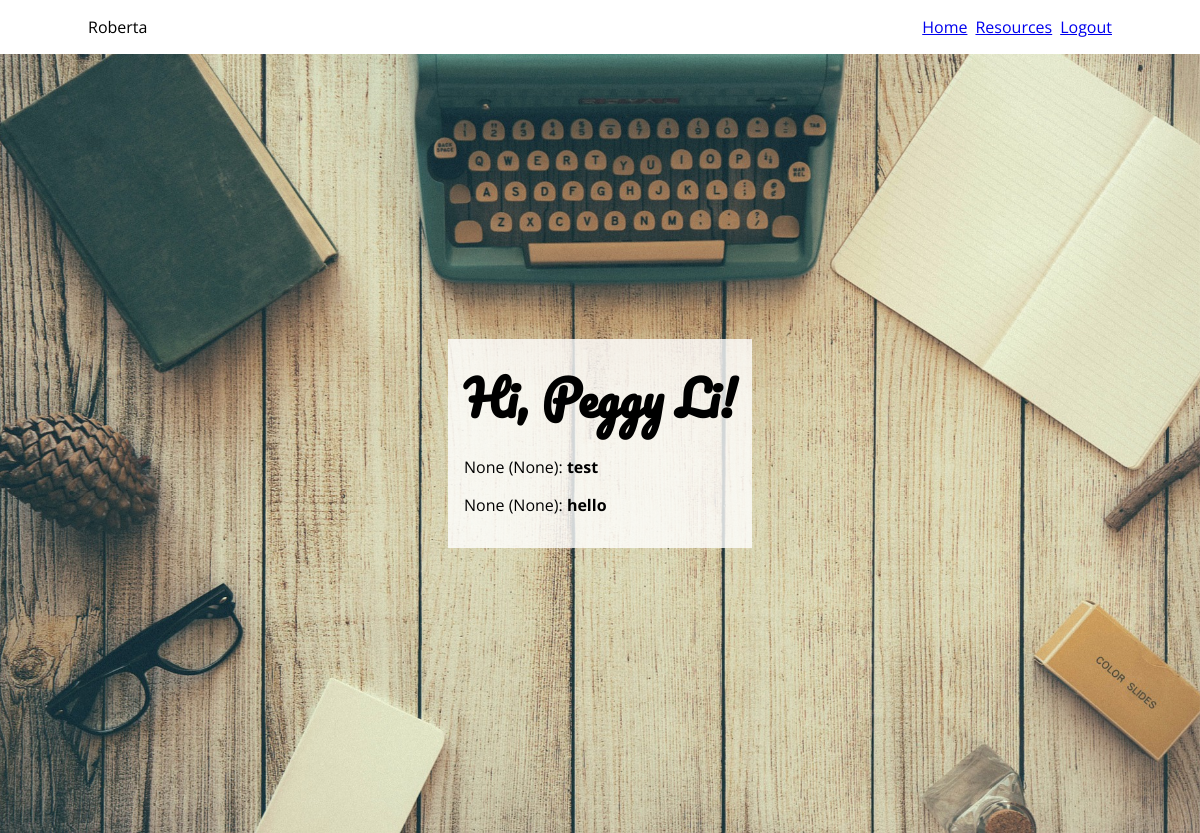
Before: /index (signed in) with the older database file.
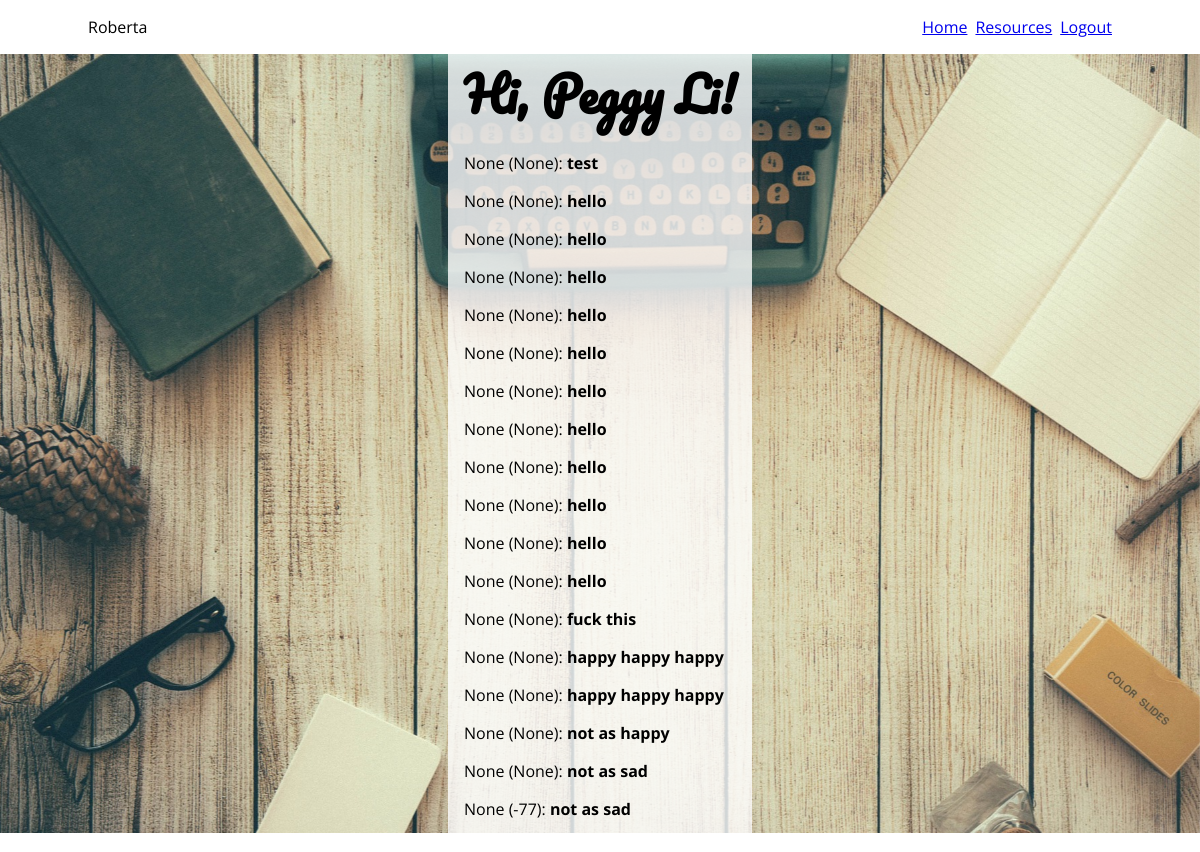
After: the same page with the newer database file.
### app/models.py (models this page shows, shortened)
class PaginatedAPIMixin(object):
    @staticmethod
    def to_collection_dict(query, page, per_page, endpoint, **kwargs):
        resources = query.paginate(page, per_page, False)
        data = {
            'items': [item.to_dict() for item in resources.items],
            '_meta': {
                'page': page,
                'per_page': per_page,
                'total_pages': resources.pages,
                'total_items': resources.total
            },
            '_links': {
                'self': url_for(endpoint, page=page, per_page=per_page,
                                **kwargs),
                'next': url_for(endpoint, page=page + 1, per_page=per_page,
                                **kwargs) if resources.has_next else None,
                'prev': url_for(endpoint, page=page - 1, per_page=per_page,
                                **kwargs) if resources.has_prev else None
            }
        }
        return data

class User(PaginatedAPIMixin, UserMixin, db.Model):
    id = db.Column(db.Integer, primary_key=True)
    name = db.Column(db.String(64))
    email = db.Column(db.String(120), index=True, unique=True)
    phone_number = db.Column(db.String(64), index=True, unique=True)
    password_hash = db.Column(db.String(128))
    posts = db.relationship('Post', backref='author', lazy='dynamic')
    mood_texts = db.relationship('MoodText', backref='user', lazy='dynamic')

class MoodText(db.Model):
    id = db.Column(db.Integer, primary_key=True)
    user_id = db.Column(db.Integer, db.ForeignKey('user.id'))
    date = db.Column(db.Date)
    content = db.Column(db.String)
    sentiment = db.Column(db.String)

### app/routes.py (the view)
@app.route('/')
@app.route('/index')
@login_required
def index():
    posts = [
        {
            'author': {'username': 'John'},
            'body': 'Beautiful day in Portland!'
        },
        {
            'author': {'username': 'Susan'},
            'body': 'The Avengers movie was so cool!'
        }
    ]
    return render_template('index.html', title='Home', posts=posts)

### app/models.py (called while the page is built)
@login.user_loader
def load_user(id):
    return User.query.get(int(id))

### app/templates/index.html
{% extends "base.html" %}
{% block content %}
<section>
    <div class="container">
        <h1>Hi, {{ current_user.name }}!</h1>
        {% if current_user.mood_texts.count() == 0 %}
            <p>You have no recent mood entries</p>
        {% else %}
            {% for text in current_user.mood_texts.all() %}
            <div><p>{{ text.date }} ({{ text.sentiment }}): <b>{{ text.content }}</b></p></div>
            {% endfor %}
        {% endif %}
    </div>
</section>
{% endblock %}

### app/templates/base.html (shortened to what this page needs)
<html>
    <head>
        <link rel="stylesheet" href="{{ url_for('static',filename='styles/main.css') }}">
    </head>
    <body>
        <nav>
            <div class="container">
                <div>
                    Roberta
                </div>
                <ul>
                    <li><a href="{{ url_for('index') }}">Home</a></li>
                    <li><a href="{{ url_for('resources') }}">Resources</a></li>
                    {% if current_user.is_anonymous %}
                    <li><a href="{{ url_for('login') }}">Login</a></li>
                    {% else %}
                    <li><a href="{{ url_for('logout') }}">Logout</a></li>
                    {% endif %}
                </ul>
            </div>
        </nav>
        {% block content %}{% endblock %}
    </body>
</html>

### app/static/styles/main.css (style rules this page uses)
body { font-family: 'Open Sans'; margin: 0; font-size: 16px; }
body > * { display: flex; justify-content: center; padding: 1rem; }
.container { max-width: 1024px; }
h1 { font-family: 'Pacifico'; font-size: 3rem; }
nav .container { display: flex; justify-content: space-between; width: 1024px; }
nav ul { margin: 0 }
nav ul li { list-style: none; display: inline-block; float: left; margin-left: 0.5rem; }
body > section:nth-of-type(1) { background: url("../img/typewriter-bg.jpg") no-repeat center center fixed; -webkit-background-size: cover; -moz-background-size: cover; -o-background-size: cover; background-size: cover; height: calc(100vh - 53.5px); align-items: center; }
body > section:nth-of-type(1) .container { padding: 1rem; background-color: rgba(255, 255, 255, 0.8); }
body > section:nth-of-type(1) h1 { margin: 0; }

Changed rows visible on the page:
added MoodText: date "None", sentiment "None", content "hello"
added MoodText: date "None", sentiment "None", content "hello"
added MoodText: date "None", sentiment "None", content "hello"
added MoodText: date "None", sentiment "None", content "hello"
added MoodText: date "None", sentiment "None", content "hello"
added MoodText: date "None", sentiment "None", content "hello"
added MoodText: date "None", sentiment "None", content "hello"
added MoodText: date "None", sentiment "None", content "hello"
added MoodText: date "None", sentiment "None", content "hello"
added MoodText: date "None", sentiment "None", content "hello"
added MoodText: date "None", sentiment "None", content "fuck this"
added MoodText: date "None", sentiment "None", content "happy happy happy"
added MoodText: date "None", sentiment "None", content "happy happy happy"
added MoodText: date "None", sentiment "None", content "not as happy"
added MoodText: date "None", sentiment "None", content "not as sad"
added MoodText: date "None", sentiment "-77", content "not as sad"
